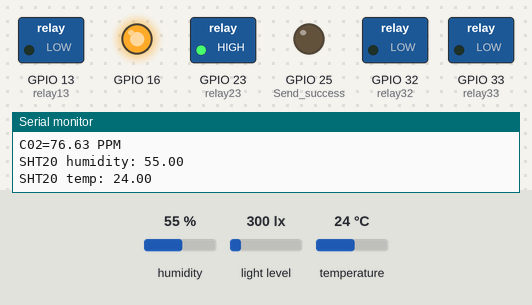
Recording of a sketch running on a simulated ESP32. Parts: switched loads named in the sketch (green lamp = pin HIGH), output pins drawn as LEDs (lit = HIGH), the last lines printed to the serial monitor. Inputs (shaded band) come from the test bench; at power-on: temperature 24 °C, humidity 55 %, light level 300 lx. No radio packets arrive unless stated.

Above: at 6.9 s.
7.0 s: temperature set to 29.2 °C
12.1 s: temperature set to 30.5 °C
At 17.8 s:
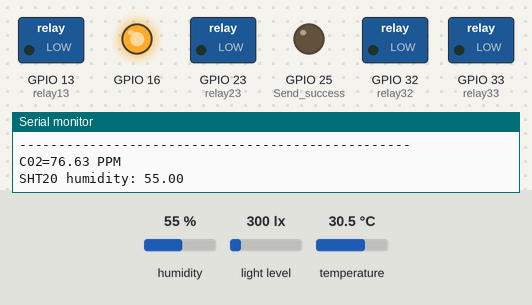
18.6 s: temperature set to 12 °C
At 24.0 s:
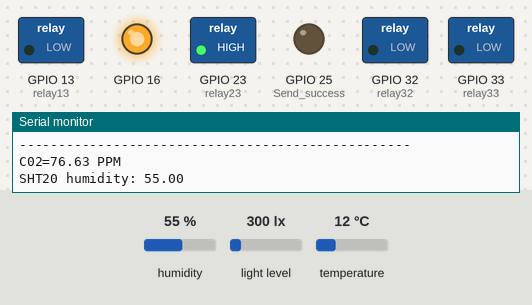
24.8 s: temperature set to 33 °C
At 30.2 s:
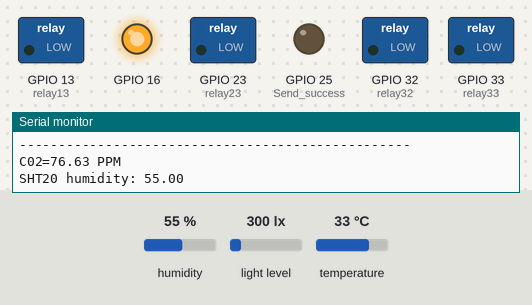
Timing chart, 0 to 31.7 s (numbered marks = the images above; inputs shaded):
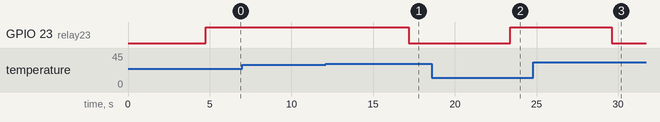

Measured:
- the behaviour switches between 29.9 and 30 °C on temperature (found by bisection; images 0 and 1)
- after the input at 12.1 s, GPIO 23 (relay23): HIGH → LOW after 5.1 s
- after the input at 18.6 s, GPIO 23 (relay23): LOW → HIGH after 4.8 s
- after the input at 24.8 s, GPIO 23 (relay23): HIGH → LOW after 4.8 s

The sketch:

Sender_code__.ino
```cpp
#include <LoRa.h>
#include <Wire.h>
#include <SPI.h>
#include "DFRobot_SHT20.h"
#include <BH1750.h>
#include "MQ135.h"
#include <Arduino.h>

#define SS 18
#define RST 14
#define DIO 26
#define BAND 433E6  //91556

DFRobot_SHT20 sht20;
BH1750 lightMeter;

float temp = 0;
float humd = 0;
float pressure = 0;
float lux = 0;
String sensor_data = "";
const int relay32 = 32;
const int relay33 = 33;
const int relay13 = 13;
const int relay23 = 23;
const int s1 = 15;
const int mq = 4;
int s = 0;

void setup()
{
  Serial.begin(115200);
  pinMode(mq, INPUT);
  pinMode(s, INPUT);
  pinMode(25, OUTPUT); //Send success, LED will bright 1 second
  pinMode(16, OUTPUT);
  digitalWrite(16, LOW);
  delay(50);
  digitalWrite(16, HIGH);
  SPI.begin(5, 19, 27, 18);
  LoRa.setPins(SS, RST, DIO);
  Serial.println("LoRa Sender");
  if (!LoRa.begin(BAND)) {
    Serial.println("starting LoRa failed!");
  }
  Serial.println("LORA Initial OK!");
  delay(500);
  sht20.initSHT20();
  delay(100);
  sht20.checkSHT20();
  pinMode(relay32, OUTPUT);
  pinMode(relay33, OUTPUT);
  pinMode(relay13, OUTPUT);
  pinMode(relay23, OUTPUT);
  delay(500);
  Wire.begin();
  lightMeter.begin();
  delay(500);
}

void loop()
{
  LoRa.beginPacket();

  MQ135 gasSensor = MQ135(mq);

  float rzero = gasSensor.getRZero();
  Serial.print("C02=");
  Serial.print(rzero);
  Serial.println(" PPM");
  delay(500);

  float humd = sht20.readHumidity();
  float temp = sht20.readTemperature();
  Serial.print("SHT20 humidity: ");
  Serial.println(humd);
  delay(1000);
  Serial.print("SHT20 temp: ");
  Serial.println(temp);
  delay(1000);

  float lux = lightMeter.readLightLevel();
  Serial.print("Light: ");
  Serial.print(lux);
  Serial.println(" lx");
  delay(500);

  String sensor_data = 'a' + String(temp) + 'b' + 'c' + String(humd) + 'd' + 'e' + String(rzero) + 'f' + 'g' + String(lux) + 'h' + 'i' + String(s) + 'j';
  Serial.print(sensor_data);
  LoRa.print(sensor_data);
  LoRa.endPacket();

if (temp >= 30)
  {
    s = 1;
    digitalWrite(relay23, LOW);
    Serial.println("RELAY 23 on");
    Serial.println("RELAY 23 Cooling Fan on");
//    digitalWrite(relay33, HIGH);
//    Serial.println("RELAY 33 off");
//    Serial.println("RELAY 33 buzzer off");
//    digitalWrite(relay13, HIGH);
//    Serial.println("RELAY 13 off");
//    Serial.println("RELAY 13 water spray off");
//    digitalWrite(relay32, HIGH);
//    Serial.println("RELAY 32 off");
//    Serial.println("RELAY 32 heater off");
  }
  else if(temp < 30)
  {
    digitalWrite(relay23, HIGH);
    //    Serial.println("RELAY 23 off");
    Serial.println("RELAY 23 Cooling Fan off");
  }

//  if ((humd <= 85))
  if (0)
  {
    digitalWrite(relay13, LOW);
    Serial.println("RELAY 13 on");
    Serial.println("RELAY 13 water spray on");
    digitalWrite(relay23, HIGH);
    Serial.println("RELAY 23 off");
    Serial.println("RELAY 23 cooling fan off");
    digitalWrite(relay33, HIGH);
    Serial.println("RELAY 33 off");
    Serial.println("RELAY 33 buzzer off");
    digitalWrite(relay32, HIGH);
    Serial.println("RELAY 32 off");
    Serial.println("RELAY 32 heater off");
    delay(10000);
  }
  else if (0)
  {
    digitalWrite(relay13, HIGH);
    //    Serial.println("RELAY 13 off");
    Serial.println("RELAY 13 Water Sprayer off");
  }
  Serial.println("--------------------------------------------------");
}
```
